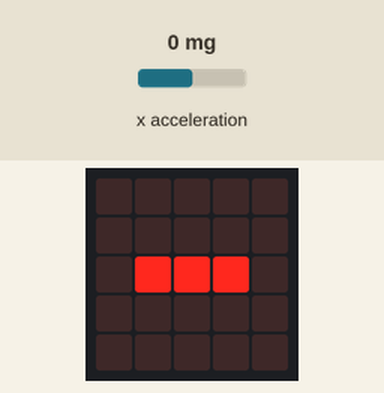
Simulated run of this program. Board: BBC micro:bit running MicroPython. Shown: the board's 5×5 LED display. Inputs (shaded band) come from the test bench; at power-on: x acceleration 0 mg.

Above: at 1.2 s.
1.3 s: x acceleration set to -29 mg
2.8 s: x acceleration set to -32 mg
At 3.9 s:
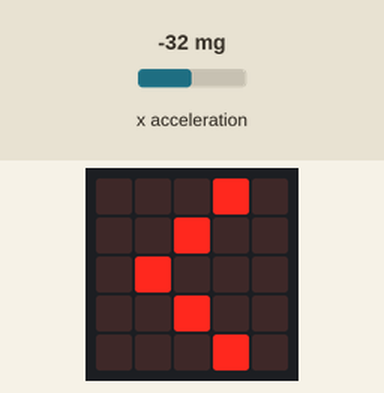
4.3 s: x acceleration set to 750 mg
At 5.1 s:
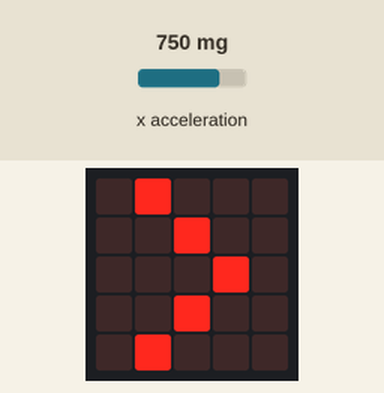
5.8 s: x acceleration set to -1440 mg
At 6.2 s:
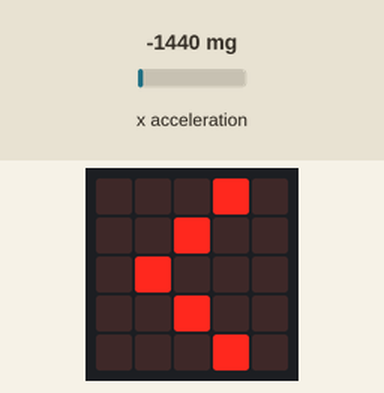
7.3 s: x acceleration set to 0 mg
At 8.6 s:
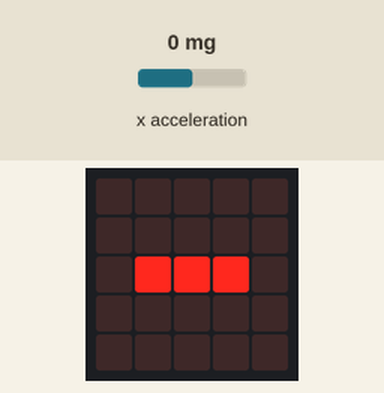
Timing chart, 0 to 9.8 s (numbered marks = the images above; inputs shaded):
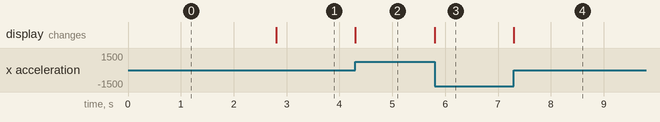

Measured:
- the behaviour switches between -30 and -31 mg on x acceleration (found by bisection; images 0 and 1)
- after the input at 1.3 s, every drawn part: stays the same
- after the input at 2.8 s, the display: changes at once (image 1)
- after the input at 4.3 s, the display: changes at once (image 2)
- after the input at 5.8 s, the display: changes at once (image 3)
- after the input at 7.3 s, the display: changes at once (image 4)

The program:

demo01_accelerometer.py
```python
from microbit import *

while True:
    reading = accelerometer.get_x()
    if reading > 30:
        display.show(">")
    elif reading < -30:
        display.show("<")
    else:
        display.show("-")
```
